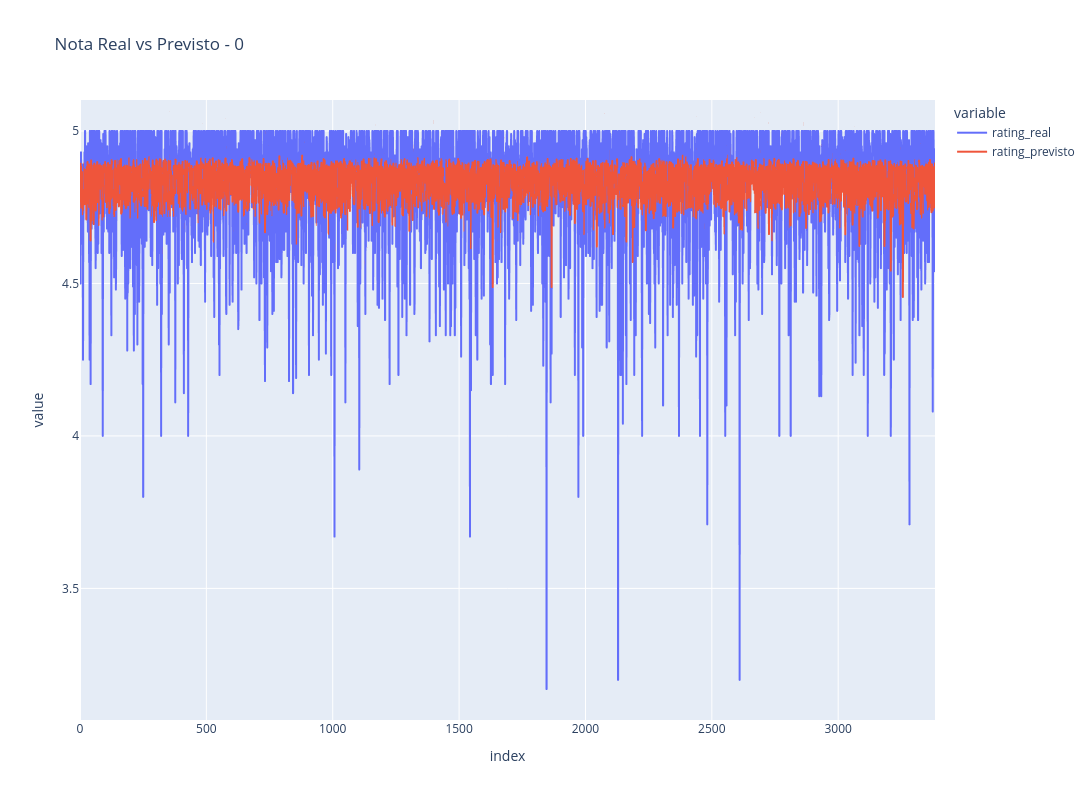

Notebook code for this chart:
### Code cell
import pandas as pd
import plotly.express as px

nome_do_grupo = 0

y_real = predicoes_por_bairro['arvore_xgboost'][nome_do_grupo]['y_test']
y_previsto = predicoes_por_bairro['arvore_xgboost'][nome_do_grupo]['y_pred']

df_grupo_original = dfs_por_bairro[nome_do_grupo].dropna()
X_grupo = df_grupo_original.drop(columns=['review_scores_rating'])
y_grupo = df_grupo_original['review_scores_rating'].values

_, X_test_grupo, _, _ = train_test_split(
    X_grupo, y_grupo, test_size=0.2, random_state=RANDOM_SEED
)

df_grupo = pd.DataFrame({
    'id_imovel': X_test_grupo['id'], 
    'rating_real': y_real,            
    'rating_previsto': y_previsto     
})

df_grupo.reset_index(drop=True, inplace=True)
df_grupo['erro absoluto'] = (df_grupo['rating_previsto'] - df_grupo['rating_real'])
df_grupo['erro (%)'] = ((df_grupo['rating_real'] - df_grupo['rating_previsto']).abs() / df_grupo['rating_real'])*100

fig = px.line(df_grupo, y=['rating_real', 'rating_previsto'], 
              title=f"Nota Real vs Previsto - {nome_do_grupo}")
fig.update_layout(
    width=1500,
    height=800
)
fig.show()

print(f"Exemplos com erro >= 10% para {nome_do_grupo}:")
print(df_grupo[df_grupo['erro (%)'] >= 10].head())

### Figure 1 — Plotly figure (JSON) as saved in the notebook; plotly's stock layout.template omitted (floating-point values rounded to 4 significant figures; data arrays with more than 128 entries replaced by an {"elided": "..."} marker saying what was removed)
{"data": [{"hovertemplate": "variable=rating_real<br>index=%{x}<br>value=%{y}<extra></extra>", "legendgroup": "rating_real", "line": {"color": "#636efa", "dash": "solid"}, "marker": {"symbol": "circle"}, "mode": "lines", "name": "rating_real", "showlegend": true, "type": "scattergl", "x": {"elided": "3384 int values"}, "xaxis": "x", "y": {"elided": "3384 float values"}, "yaxis": "y"}, {"hovertemplate": "variable=rating_previsto<br>index=%{x}<br>value=%{y}<extra></extra>", "legendgroup": "rating_previsto", "line": {"color": "#EF553B", "dash": "solid"}, "marker": {"symbol": "circle"}, "mode": "lines", "name": "rating_previsto", "showlegend": true, "type": "scattergl", "x": {"elided": "3384 int values"}, "xaxis": "x", "y": {"elided": "3384 float values"}, "yaxis": "y"}], "layout": {"height": 800, "legend": {"title": {"text": "variable"}, "tracegroupgap": 0}, "title": {"text": "Nota Real vs Previsto - 0"}, "width": 1500, "xaxis": {"anchor": "y", "domain": [0, 1], "title": {"text": "index"}}, "yaxis": {"anchor": "x", "domain": [0, 1], "title": {"text": "value"}}}}
